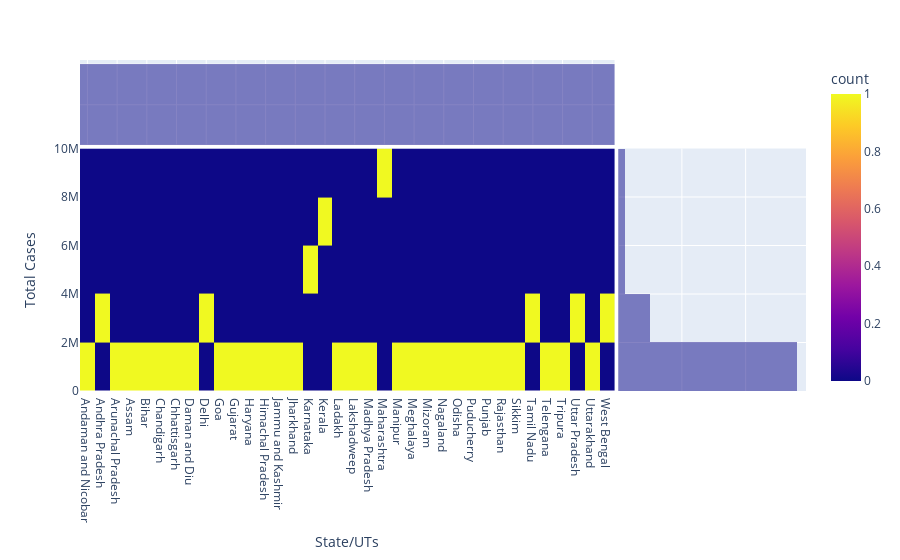

Notebook code for this chart:
### Code cell
px.density_heatmap(df, y="Total Cases", x="State/UTs", marginal_x="histogram", marginal_y="histogram")

### Figure 1 — Plotly figure (JSON) as saved in the notebook; plotly's stock layout.template omitted (floating-point values rounded to 4 significant figures)
{"data": [{"coloraxis": "coloraxis", "hovertemplate": "State/UTs=%{x}<br>Total Cases=%{y}<br>count=%{z}<extra></extra>", "name": "", "type": "histogram2d", "x": ["Andaman and Nicobar", "Andhra Pradesh", "Arunachal Pradesh", "Assam", "Bihar", "Chandigarh", "Chhattisgarh", "Daman and Diu", "Delhi", "Goa", "Gujarat", "Haryana", "Himachal Pradesh", "Jammu and Kashmir", "Jharkhand", "Karnataka", "Kerala", "Ladakh", "Lakshadweep", "Madhya Pradesh", "Maharashtra", "Manipur", "Meghalaya", "Mizoram", "Nagaland", "Odisha", "Puducherry", "Punjab", "Rajasthan", "Sikkim", "Tamil Nadu", "Telengana", "Tripura", "Uttar Pradesh", "Uttarakhand", "West Bengal"], "xaxis": "x", "xbingroup": "x", "y": [10766, 2340676, 67049, 746159, 855267, 100693, 1187695, 11592, 2040910, 263346, 1291383, 1078903, 322905, 482023, 443826, 4088769, 6907241, 29602, 11415, 1056351, 8171048, 140034, 96983, 239560, 36033, 1348409, 177547, 793644, 1326465, 44927, 3610655, 844432, 108493, 2145431, 452571, 2126282], "yaxis": "y", "ybingroup": "y"}, {"alignmentgroup": "True", "bingroup": "x", "hovertemplate": "State/UTs=%{x}<br>count=%{y}<extra></extra>", "legendgroup": "", "marker": {"color": "#0d0887"}, "name": "", "offsetgroup": "", "opacity": 0.5, "showlegend": false, "type": "histogram", "x": ["Andaman and Nicobar", "Andhra Pradesh", "Arunachal Pradesh", "Assam", "Bihar", "Chandigarh", "Chhattisgarh", "Daman and Diu", "Delhi", "Goa", "Gujarat", "Haryana", "Himachal Pradesh", "Jammu and Kashmir", "Jharkhand", "Karnataka", "Kerala", "Ladakh", "Lakshadweep", "Madhya Pradesh", "Maharashtra", "Manipur", "Meghalaya", "Mizoram", "Nagaland", "Odisha", "Puducherry", "Punjab", "Rajasthan", "Sikkim", "Tamil Nadu", "Telengana", "Tripura", "Uttar Pradesh", "Uttarakhand", "West Bengal"], "xaxis": "x3", "yaxis": "y3"}, {"alignmentgroup": "True", "bingroup": "y", "hovertemplate": "Total Cases=%{y}<br>count=%{x}<extra></extra>", "legendgroup": "", "marker": {"color": "#0d0887"}, "name": "", "offsetgroup": "", "opacity": 0.5, "showlegend": false, "type": "histogram", "xaxis": "x2", "y": [10766, 2340676, 67049, 746159, 855267, 100693, 1187695, 11592, 2040910, 263346, 1291383, 1078903, 322905, 482023, 443826, 4088769, 6907241, 29602, 11415, 1056351, 8171048, 140034, 96983, 239560, 36033, 1348409, 177547, 793644, 1326465, 44927, 3610655, 844432, 108493, 2145431, 452571, 2126282], "yaxis": "y2"}], "layout": {"barmode": "overlay", "coloraxis": {"colorbar": {"title": {"text": "count"}}, "colorscale": [[0, "#0d0887"], [0.1111, "#46039f"], [0.2222, "#7201a8"], [0.3333, "#9c179e"], [0.4444, "#bd3786"], [0.5556, "#d8576b"], [0.6667, "#ed7953"], [0.7778, "#fb9f3a"], [0.8889, "#fdca26"], [1, "#f0f921"]]}, "legend": {"tracegroupgap": 0}, "margin": {"t": 60}, "xaxis": {"anchor": "y", "domain": [0, 0.7363], "title": {"text": "State/UTs"}}, "xaxis2": {"anchor": "y2", "domain": [0.7413, 1], "matches": "x2", "showgrid": true, "showline": false, "showticklabels": false, "ticks": ""}, "xaxis3": {"anchor": "y3", "domain": [0, 0.7363], "matches": "x", "showgrid": true, "showticklabels": false}, "xaxis4": {"anchor": "y4", "domain": [0.7413, 1], "matches": "x2", "showgrid": true, "showline": false, "showticklabels": false, "ticks": ""}, "yaxis": {"anchor": "x", "domain": [0, 0.7326], "title": {"text": "Total Cases"}}, "yaxis2": {"anchor": "x2", "domain": [0, 0.7326], "matches": "y", "showgrid": true, "showticklabels": false}, "yaxis3": {"anchor": "x3", "domain": [0.7426, 1], "matches": "y3", "showgrid": true, "showline": false, "showticklabels": false, "ticks": ""}, "yaxis4": {"anchor": "x4", "domain": [0.7426, 1], "matches": "y3", "showgrid": true, "showline": false, "showticklabels": false, "ticks": ""}}}
